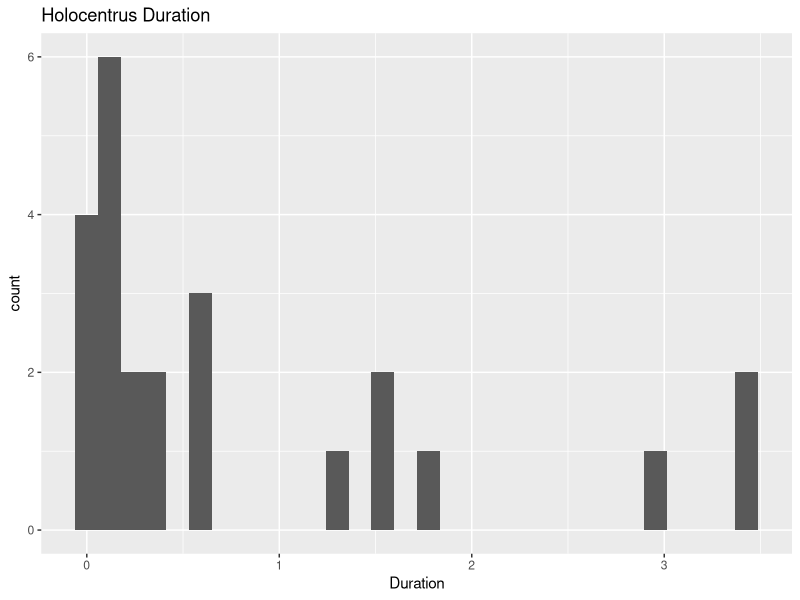
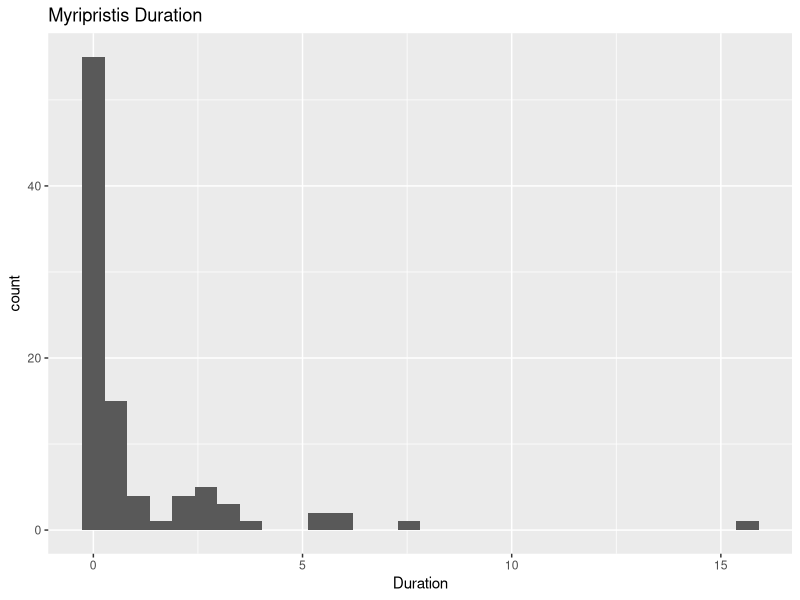
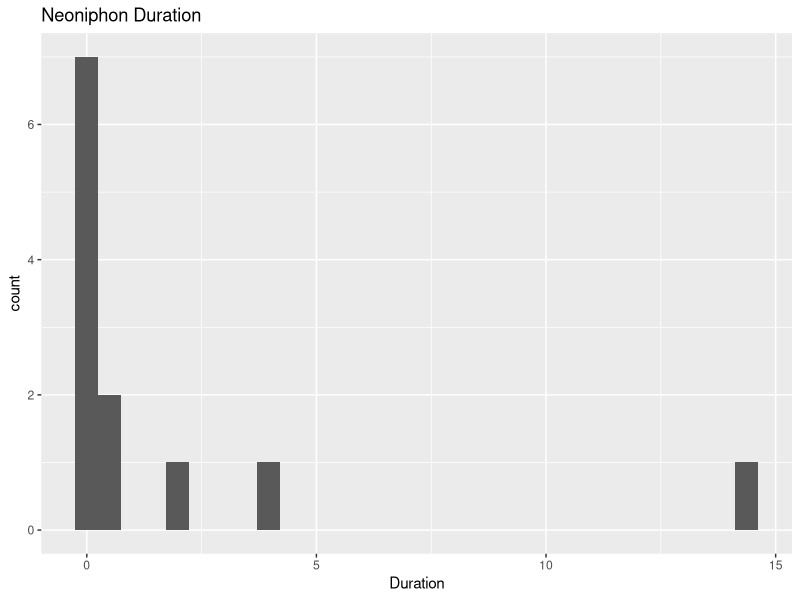
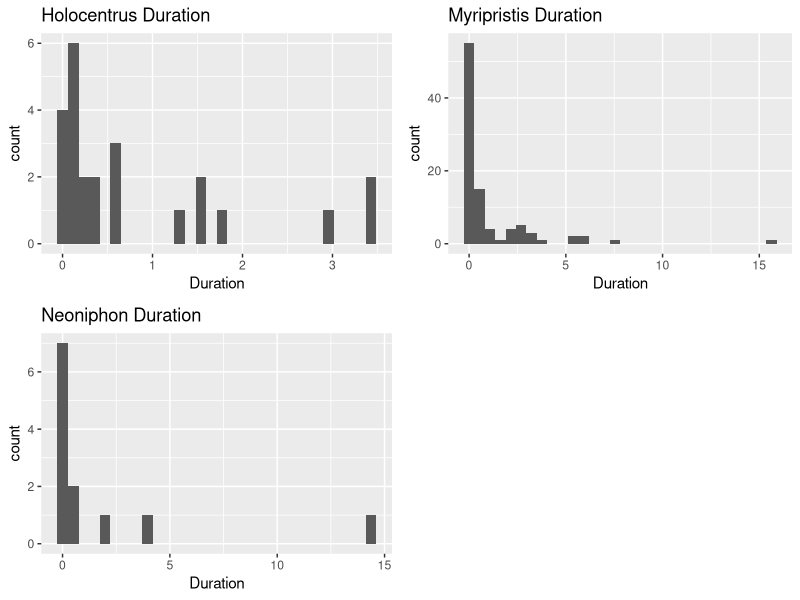
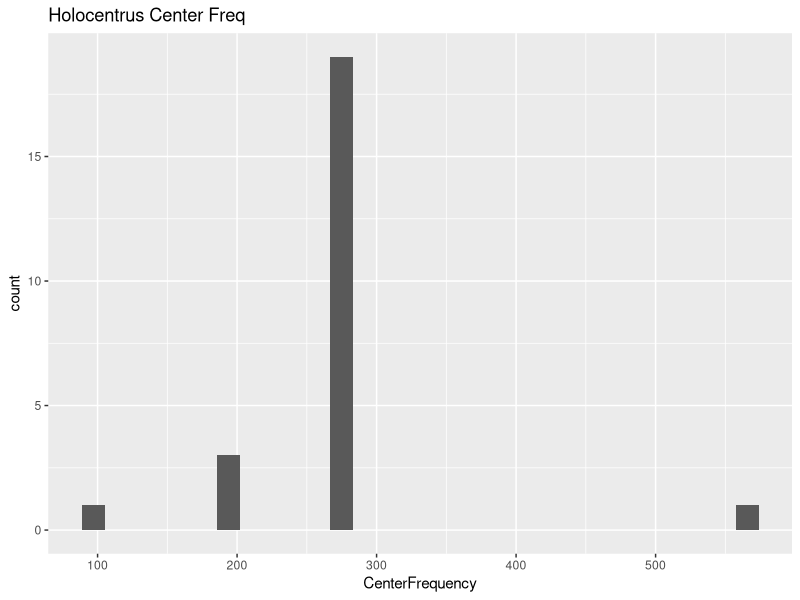
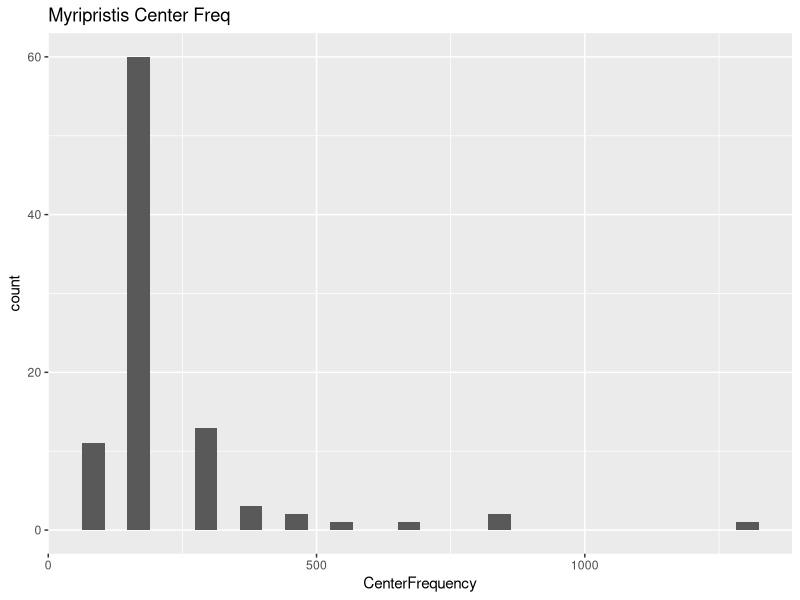
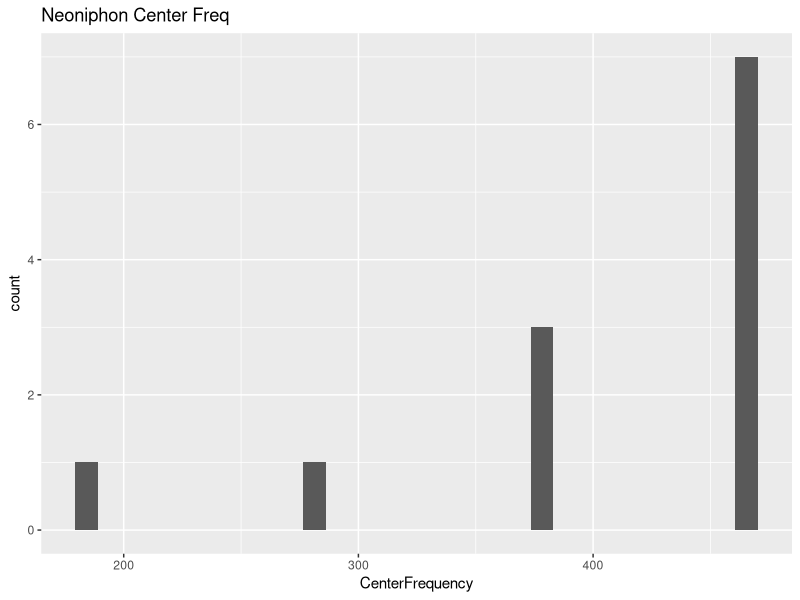
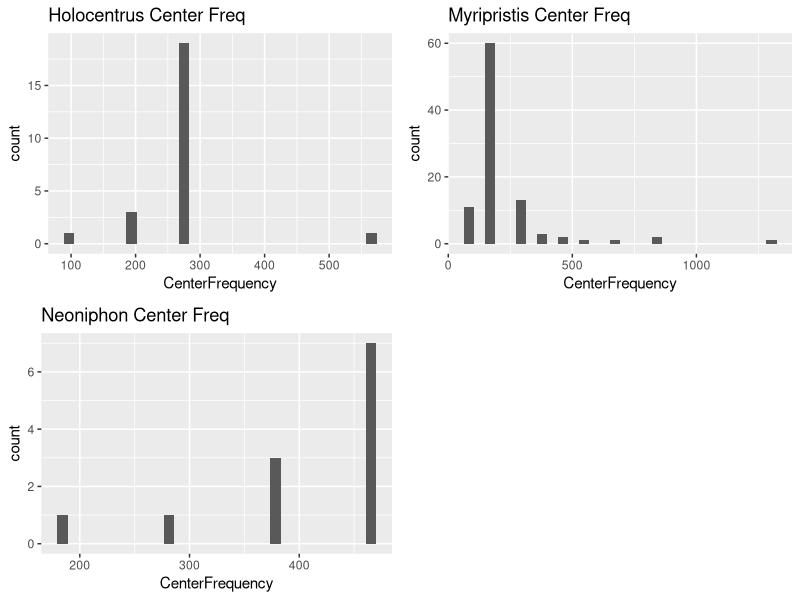

Generate these figures, in order, with R:
# load packages ------
library(tidyverse)
library(here)
library(skimr)
library(ggplot2)
library(gridExtra)

# read in data ------
fishsounds <- read.csv(here("data", 
                            "fishsounds.csv"))

# cleaning data -----
fishsounds_clean <- fishsounds |>
  mutate(behavior_clean = case_when(
    behavior== "1" ~ "warning",
    behavior== "2" ~ "territorial",
    behavior== "3" ~ "agonistic",
    behavior== "4" ~ "startle", 
    behavior== "5" ~ "courtship", 
    behavior== "6" ~ "unknown"))

fishsounds_clean <- fishsounds_clean|>
  rename(LowFrequency = Low.Freq..Hz.,
         HighFrequency = High.Freq..Hz.,
         LowFrequency = Low.Freq..Hz.,
         Duration = Dur.90...s.,
         CenterFrequency = Center.Freq..Hz.,
         PeakFrequency = Peak.Freq..Hz.,
         Bandwidth = BW.90...Hz.)
#singling out agonistic behavior
fishsounds_clean <- fishsounds_clean |>
  mutate(behavior_agonistic = case_when(
    behavior_clean == "agonistic" ~ "agonistic",
    TRUE ~ "not agonistic"))

glimpse(fishsounds_clean)

#standardizing for later 
#fishsounds_clean <- fishsounds_clean|>
#  mutate(across(c(LowFrequency, 
 #                 HighFrequency, 
  #                Duration, 
   #               CenterFrequency, 
    #              PeakFrequency, 
     #             Bandwith, 
      #            Pulses), 
       #         ~as.vector(scale(.))))


# histograms-----
#duration
holocentrusduration_histogram <- fishsounds_clean |>
  filter(genus == "Holocentrus") |>
  ggplot(aes(x = Duration)) +
  geom_histogram()+
  labs(title = "Holocentrus Duration")
holocentrusduration_histogram

myripristisduration_histogram <- fishsounds_clean |>
  filter(genus == "Myripristis") |>
  ggplot(aes(x = Duration)) +
  geom_histogram()+
  labs(title = "Myripristis Duration")
myripristisduration_histogram

neoniphonduration_histogram <- fishsounds_clean |>
  filter(genus == "Neoniphon") |>
  ggplot(aes(x = Duration)) +
  geom_histogram()+
  labs(title = "Neoniphon Duration")
neoniphonduration_histogram

grid.arrange(holocentrusduration_histogram,
             myripristisduration_histogram,
             neoniphonduration_histogram,
             ncol=2) 
#centerfreq
holocentruscenterfreq_histogram <- fishsounds_clean |>
  filter(genus == "Holocentrus") |>
  ggplot(aes(x = CenterFrequency)) +
  geom_histogram()+
  labs(title = "Holocentrus Center Freq")
holocentruscenterfreq_histogram

myripristiscenterfreq_histogram <- fishsounds_clean |>
  filter(genus == "Myripristis") |>
  ggplot(aes(x = CenterFrequency)) +
  geom_histogram()+
  labs(title = "Myripristis Center Freq")
myripristiscenterfreq_histogram

neoniphoncenterfreq_histogram <- fishsounds_clean |>
  filter(genus == "Neoniphon") |>
  ggplot(aes(x = CenterFrequency)) +
  geom_histogram()+
  labs(title = "Neoniphon Center Freq")
neoniphoncenterfreq_histogram

grid.arrange(holocentruscenterfreq_histogram,
             myripristiscenterfreq_histogram,
             neoniphoncenterfreq_histogram,
             ncol=2)
#peakfreq
myripristispeakfreq_histogram <- fishsounds_clean |>
  filter(genus == "Myripristis") |>
  ggplot(aes(x = PeakFrequency)) +
  geom_histogram()+
  labs(title = "Myripristis Peak Freq")
myripristispeakfreq_histogram

holocentruspeakfreq_histogram <- fishsounds_clean |>
  filter(genus == "Holocentrus") |>
  ggplot(aes(x = PeakFrequency)) +
  geom_histogram()+
  labs(title = "Holocentrus Peak Freq")
holocentruspeakfreq_histogram
  
neoniphonpeakfreq_histogram <- fishsounds_clean |>
  filter(genus == "Neoniphon") |>
  ggplot(aes(x = PeakFrequency)) +
  geom_histogram()+
  labs(title = "Neoniphon Peak Freq")
neoniphonpeakfreq_histogram

grid.arrange(holocentruspeakfreq_histogram,
             myripristispeakfreq_histogram,
             neoniphonpeakfreq_histogram,
             ncol=2)
#bandwidth
myripristisbandwidth_histogram <- fishsounds_clean |>
  filter(genus == "Myripristis") |>
  ggplot(aes(x = Bandwidth)) +
  geom_histogram()+
  labs(title = "Myripristis Bandwidth")
myripristisbandwidth_histogram

holocentrusbandwidth_histogram <- fishsounds_clean |>
  filter(genus == "Holocentrus") |>
  ggplot(aes(x = Bandwidth)) +
  geom_histogram()+
  labs(title = "Holocentrus Bandwidth")
holocentrusbandwidth_histogram

neoniphonbandwidth_histogram <- fishsounds_clean |>
  filter(genus == "Neoniphon") |>
  ggplot(aes(x = Bandwidth)) +
  geom_histogram()+
  labs(title = "Neoniphon Bandwidth")
neoniphonbandwidth_histogram

grid.arrange(holocentrusbandwidth_histogram,
             myripristisbandwidth_histogram,
             neoniphonbandwidth_histogram,
             ncol=2)
#pulse
myripristispulses_histogram <- fishsounds_clean |>
  filter(genus == "Myripristis") |>
  ggplot(aes(x = Pulses)) +
  geom_histogram()+
  labs(title = "Myripristis Pulse Count")
myripristispulses_histogram

holocentruspulses_histogram <- fishsounds_clean |>
  filter(genus == "Holocentrus") |>
  ggplot(aes(x = Pulses)) +
  geom_histogram()+
  labs(title = "Holocentrus Pulse Count")
holocentruspulses_histogram

neoniphonpulses_histogram <- fishsounds_clean |>
  filter(genus == "Neoniphon") |>
  ggplot(aes(x = Pulses)) +
  geom_histogram()+
  labs(title = "Neoniphon Pulse Count")


grid.arrange(holocentruspulses_histogram,
             myripristispulses_histogram,
             neoniphonpulses_histogram,
             ncol=2)

# mean overview-----
#general
mean_table <- fishsounds_clean|>
  group_by(genus)|>
  summarise(
    mean_duration = mean(Duration),
    sd_duration = sd(Duration),
    mean_centerfreq = mean(CenterFrequency),
    sd_centerfreq = sd(CenterFrequency),
    mean_peakfreq = mean(PeakFrequency),
    sd_peakfreq = sd(PeakFrequency),
    mean_bandwidth = mean(Bandwidth),
    sd_bandwidth = sd(Bandwidth),
    mean_pulses = mean(Pulses),
    sd_pulses = sd(Pulses))

print(mean_table)

#subfamily 
subfamilymean_table <- fishsounds_clean|>
  group_by(subfamily)|>
  summarise(
    mean_duration = mean(Duration),
    sd_duration = sd(Duration),
    mean_centerfreq = mean(CenterFrequency),
    sd_centerfreq = sd(CenterFrequency),
    mean_peakfreq = mean(PeakFrequency),
    sd_peakfreq = sd(PeakFrequency),
    mean_bandwidth = mean(Bandwidth),
    sd_bandwidth = sd(Bandwidth),
    mean_pulses = mean(Pulses),
    sd_pulses = sd(Pulses))

print(subfamilymean_table)

# general distribution-----
#duration
duration_general <- ggplot(fishsounds_clean, 
                           aes(x=genus, 
                               y=Duration, 
                               color=genus)) +
  geom_violin()+
  geom_point(position = position_jitter(seed = 1, 
                                        width = 0.2)) +
  theme(legend.position = "none")

#centerfreq
centerfreq_general <- ggplot(fishsounds_clean, 
                             aes(x=genus, 
                                 y=CenterFrequency, 
                                 color=genus)) +
  geom_violin()+
  geom_point(position = position_jitter(seed = 1, 
                                        width = 0.2)) +
  theme(legend.position = "none")

#peakfreq
peakfreq_general <- ggplot(fishsounds_clean, 
                           aes(x=genus, 
                               y=PeakFrequency, 
                               color=genus)) +
  geom_violin()+
  geom_point(position = position_jitter(seed = 1, 
                                        width = 0.2)) +
  theme(legend.position = "none")

#bandwidth
bandwidth_general<- ggplot(fishsounds_clean, 
                          aes(x=genus, 
                              y=Bandwidth, 
                              color=genus)) +
  geom_violin()+
  geom_point(position = position_jitter(seed = 1, 
                                        width = 0.2)) +
  theme(legend.position = "none")

#pulse count
pulsecount_general <- ggplot(fishsounds_clean, 
                             aes(x=genus, 
                                 y=Pulses, 
                                 color=genus)) +
  geom_violin()+
  geom_point(position = position_jitter(seed = 1, 
                                        width = 0.2)) +
  theme(legend.position = "none")

grid.arrange(duration_general, 
             centerfreq_general, 
             peakfreq_general, 
             bandwidth_general, 
             pulsecount_general, 
             ncol=2) 

# distribution fill = behavior -----
duration_generalbybehavior <- ggplot(fishsounds_clean, 
                                     aes(x=genus, 
                                         y=Duration)) +
  geom_violin()+
  geom_point(aes(color = behavior_clean),
             position = position_jitter(seed = 1, 
                                        width = 0.2))

#centerfreq
centerfreq_generalbybehavior <- ggplot(fishsounds_clean, 
                                       aes(x=genus, 
                                           y=CenterFrequency)) +
  geom_violin()+
  geom_point(aes(color = behavior_clean),
             position = position_jitter(seed = 1, 
                                        width = 0.2))

#peakfreq
peakfreq_generalbybehavior <- ggplot(fishsounds_clean, 
                                     aes(x=genus, 
                                         y=PeakFrequency)) +
  geom_violin()+
  geom_point(aes(color = behavior_clean),
             position = position_jitter(seed = 1, 
                                        width = 0.2))

#bandwidth
bandwidth_generalbybehavior <- ggplot(fishsounds_clean, 
                                     aes(x=genus, 
                                         y=Bandwidth)) +
  geom_violin()+
  geom_point(aes(color = behavior_clean),
             position = position_jitter(seed = 1, 
                                        width = 0.2))

#pulse count
pulsecount_generalbybehavior <- ggplot(fishsounds_clean, 
                                       aes(x=genus, 
                                           y=Pulses)) +
  geom_violin()+
  geom_point(aes(color = behavior_clean),
             position = position_jitter(seed = 1, 
                                        width = 0.2))

grid.arrange(duration_generalbybehavior, 
             centerfreq_generalbybehavior, 
             peakfreq_generalbybehavior, 
             bandwidth_generalbybehavior, 
             pulsecount_generalbybehavior, 
             ncol=2) 

# subfamily distribution ---- 
#duration
duration_generalsubfamily <- ggplot(fishsounds_clean, 
                           aes(x=subfamily, 
                               y=Duration, 
                               color=subfamily)) +
  geom_violin()+
  geom_point(position = position_jitter(seed = 1, 
                                        width = 0.2)) +
  theme(legend.position = "none")

#centerfreq
centerfreq_generalsubfamily <- ggplot(fishsounds_clean, 
                             aes(x=subfamily, 
                                 y=CenterFrequency, 
                                 color=subfamily)) +
  geom_violin()+
  geom_point(position = position_jitter(seed = 1, 
                                        width = 0.2)) +
  theme(legend.position = "none")

#peakfreq
peakfreq_generalsubfamily <- ggplot(fishsounds_clean, 
                           aes(x=subfamily, 
                               y=PeakFrequency, 
                               color=subfamily)) +
  geom_violin()+
  geom_point(position = position_jitter(seed = 1, 
                                        width = 0.2)) +
  theme(legend.position = "none")

#bandwidth
bandwidth_generalsubfamily<- ggplot(fishsounds_clean, 
                           aes(x=subfamily, 
                               y=Bandwidth, 
                               color=subfamily)) +
  geom_violin()+
  geom_point(position = position_jitter(seed = 1, 
                                        width = 0.2)) +
  theme(legend.position = "none")

#pulse count
pulsecount_generalsubfamily <- ggplot(fishsounds_clean, 
                             aes(x=subfamily, 
                                 y=Pulses, 
                                 color=subfamily)) +
  geom_violin()+
  geom_point(position = position_jitter(seed = 1, 
                                        width = 0.2)) +
  theme(legend.position = "none")

grid.arrange(duration_generalsubfamily, 
             centerfreq_generalsubfamily, 
             peakfreq_generalsubfamily, 
             bandwidth_generalsubfamily, 
             pulsecount_generalsubfamily, 
             ncol=2) 

# subfamily agonistic distribution ----
#mean table 
fishsounds_clean|>
  group_by(subfamily)|>
  count(behavior_agonistic)

#mean table
mean_table_agonisticsubfamily <- fishsounds_clean|>
  group_by(subfamily)|>
  filter(behavior_clean == "agonistic")|>
  summarise(
    mean_duration = mean(Duration),
    sd_duration = sd(Duration),
    mean_centerfreq = mean(CenterFrequency),
    sd_centerfreq = sd(CenterFrequency),
    mean_peakfreq = mean(PeakFrequency),
    sd_peakfreq = sd(PeakFrequency),
    mean_bandwidth = mean(Bandwidth),
    sd_bandwidth = sd(Bandwidth),
    mean_pulses = mean(Pulses),
    sd_pulses = sd(Pulses))

print(mean_table_agonisticsubfamily)
#duration
duration_agonisticsubfamily <- ggplot(
  fishsounds_clean|>
    filter(behavior_clean == "agonistic"),
  aes(x = subfamily, 
      y = Duration,
      color = subfamily)) +
  geom_violin()+
  geom_point(position = position_jitter(seed = 1, 
                                        width = 0.2))+
  theme(legend.position = "none")

#centerfreq
centerfreq_agonisticsubfamily <- ggplot(
  fishsounds_clean|>
    filter(behavior_clean == "agonistic"),
  aes(x = subfamily, 
      y = CenterFrequency,
      color = subfamily)) +
  geom_violin()+
  geom_point(position = position_jitter(seed = 1, 
                                        width = 0.2))+
  theme(legend.position = "none")

#peakfreq
peakfreq_agonisticsubfamily <- ggplot(
  fishsounds_clean|>
    filter(behavior_clean == "agonistic"),
  aes(x = subfamily, 
      y = PeakFrequency,
      color = subfamily)) +
  geom_violin()+
  geom_point(position = position_jitter(seed = 1, 
                                        width = 0.2))+
  theme(legend.position = "none")

#bandwidth
bandwidth_agonisticsubfamily <- ggplot(
  fishsounds_clean|>
    filter(behavior_clean == "agonistic"),
  aes(x = subfamily, 
      y = Bandwidth,
      color = subfamily)) +
  geom_violin()+
  geom_point(position = position_jitter(seed = 1, 
                                        width = 0.2))+
  theme(legend.position = "none")

#pulse count
pulsecount_agonisticsubfamily <- ggplot(
  fishsounds_clean|>
    filter(behavior_clean == "agonistic"),
  aes(x = subfamily, 
      y = Pulses,
      color = subfamily)) +
  geom_violin()+
  geom_point(position = position_jitter(seed = 1, 
                                        width = 0.2))+
  theme(legend.position = "none")

grid.arrange(duration_agonisticsubfamily, 
             centerfreq_agonisticsubfamily, 
             peakfreq_agonisticsubfamily, 
             bandwidth_agonisticsubfamily, 
             pulsecount_agonisticsubfamily, 
             ncol=2)


# distribution fill = agonistic or no ----
#duration
duration_generalbyagonistic <- ggplot(fishsounds_clean, 
                                      aes(x=genus, 
                                          y=Duration)) +
  geom_violin()+
  geom_point(aes(color = behavior_agonistic),
             position = position_jitter(seed = 1, 
                                        width = 0.2))

#centerfreq
centerfreq_generalbyagonistic <- ggplot(fishsounds_clean, 
                                        aes(x=genus, 
                                            y=CenterFrequency)) +
  geom_violin()+
  geom_point(aes(color = behavior_agonistic),
             position = position_jitter(seed = 1, 
                                        width = 0.2))

#peakfreq
peakfreq_generalbyagonistic <- ggplot(fishsounds_clean, 
                                      aes(x=genus, 
                                          y=PeakFrequency)) +
  geom_violin()+
  geom_point(aes(color = behavior_agonistic),
             position = position_jitter(seed = 1, 
                                        width = 0.2))

#bandwidth
bandwidth_generalbyagonistic <- ggplot(fishsounds_clean, 
                                      aes(x=genus, 
                                          y=Bandwidth)) +
  geom_violin()+
  geom_point(aes(color = behavior_agonistic),
             position = position_jitter(seed = 1, 
                                        width = 0.2))

#pulse count
pulsecount_generalbyagonistic <- ggplot(fishsounds_clean, 
                                        aes(x=genus, 
                                            y=Pulses)) +
  geom_violin()+
  geom_point(aes(color = behavior_agonistic),
             position = position_jitter(seed = 1, 
                                        width = 0.2))

grid.arrange(duration_generalbyagonistic, 
             centerfreq_generalbyagonistic, 
             peakfreq_generalbyagonistic, 
             bandwidth_generalbyagonistic, 
             pulsecount_generalbyagonistic, 
             ncol=2) 

# agonistic mean -----
fishsounds_clean|>
  group_by(genus)|>
  count(behavior_agonistic)

#mean table
mean_table_agonistic <- fishsounds_clean|>
  group_by(genus)|>
  filter(behavior_clean == "agonistic")|>
  summarise(
    mean_duration = mean(Duration),
    sd_duration = sd(Duration),
    mean_centerfreq = mean(CenterFrequency),
    sd_centerfreq = sd(CenterFrequency),
    mean_peakfreq = mean(PeakFrequency),
    sd_peakfreq = sd(PeakFrequency),
    mean_bandwidth = mean(Bandwidth),
    sd_bandwidth = sd(Bandwidth),
    mean_pulses = mean(Pulses),
    sd_pulses = sd(Pulses))


# agonistic distribution ----
#duration
duration_agonistic <- ggplot(
  fishsounds_clean|>
    filter(behavior_clean == "agonistic"),
  aes(x = genus, 
      y = Duration,
      color = genus)) +
  geom_violin()+
  geom_point(position = position_jitter(seed = 1, 
                                        width = 0.2))+
  theme(legend.position = "none")
            
#centerfreq
centerfreq_agonistic <- ggplot(
  fishsounds_clean|>
    filter(behavior_clean == "agonistic"),
  aes(x = genus, 
      y = CenterFrequency,
      color = genus)) +
  geom_violin()+
  geom_point(position = position_jitter(seed = 1, 
                                        width = 0.2))+
  theme(legend.position = "none")

#peakfreq
peakfreq_agonistic <- ggplot(
  fishsounds_clean|>
    filter(behavior_clean == "agonistic"),
  aes(x = genus, 
      y = PeakFrequency,
      color = genus)) +
  geom_violin()+
  geom_point(position = position_jitter(seed = 1, 
                                        width = 0.2))+
  theme(legend.position = "none")

#bandwidth
bandwidth_agonistic <- ggplot(
  fishsounds_clean|>
    filter(behavior_clean == "agonistic"),
  aes(x = genus, 
      y = Bandwidth,
      color = genus)) +
  geom_violin()+
  geom_point(position = position_jitter(seed = 1, 
                                        width = 0.2))+
  theme(legend.position = "none")

#pulse count
pulsecount_agonistic <- ggplot(
  fishsounds_clean|>
    filter(behavior_clean == "agonistic"),
  aes(x = genus, 
      y = Pulses,
      color = genus)) +
  geom_violin()+
  geom_point(position = position_jitter(seed = 1, 
                                        width = 0.2))+
  theme(legend.position = "none")

grid.arrange(duration_agonistic, 
             centerfreq_agonistic, 
             peakfreq_agonistic, 
             bandwidth_agonistic, 
             pulsecount_agonistic, 
             ncol=2)


# pulse duration regression ------
#total
ggplot(fishsounds_clean,
       aes(x = Duration,
           y = Pulses))+
  geom_point()+
  geom_smooth(method = 'lm', se = F)

pulsedurationFit <- lm(Pulses ~ Duration, 
   data = fishsounds_clean)

summary(pulsedurationFit)
#filtered by genus
ggplot(fishsounds_clean,
       aes(x = Duration,
           y = Pulses,
           color = genus))+
  geom_point()+
  geom_smooth(method = 'lm', se = F)

#regressions
pulsedurationFit_holocentrus <- lm(Pulses ~ Duration,
                                   data = fishsounds_clean|>
                                     filter(genus == "Holocentrus"))
summary(pulsedurationFit_holocentrus)

pulsedurationFit_myripristis <- lm(Pulses ~ Duration,
                               data = fishsounds_clean|>
                                 filter(genus == "Myripristis"))
summary(pulsedurationFit_myripristis)

pulsedurationFit_neoniphon <- lm(Pulses ~ Duration, 
                                 data = fishsounds_clean|>
                                   filter(genus == "Neoniphon"))
summary(pulsedurationFit_neoniphon)

# bandwidth duration -----
#total
ggplot(fishsounds_clean,
       aes(x = Duration,
           y = Bandwidth))+
  geom_point()+
  geom_smooth(method = 'lm', se = F)

bandwidthdurationFit <- lm(Bandwidth ~ Duration, 
                       data = fishsounds_clean)
summary(bandwidthdurationFit)

summary(bandwidthdurationFit)
#filtered by genus
ggplot(fishsounds_clean,
       aes(x = Duration,
           y = Bandwidth,
           color = genus))+
  geom_point()+
  geom_smooth(method = 'lm', se = F)

#regressions
bandwidthdurationFit_holocentrus <- lm(Bandwidth ~ Duration,
                                   data = fishsounds_clean|>
                                     filter(genus == "Holocentrus"))
summary(bandwidthdurationFit_holocentrus)

bandwidthdurationFit_myripristis <- lm(Bandwidth ~ Duration,
                                   data = fishsounds_clean|>
                                     filter(genus == "Myripristis"))
summary(bandwidthdurationFit_myripristis)

bandwidthdurationFit_neoniphon <- lm(Bandwidth ~ Duration, 
                                 data = fishsounds_clean|>
                                   filter(genus == "Neoniphon"))
summary(bandwidthdurationFit_neoniphon)
# bandwidth pulse duration -----
#total
ggplot(fishsounds_clean,
       aes(x = Pulses,
           y = Bandwidth))+
  geom_point()+
  geom_smooth(method = 'lm', se = F)

bandwidthpulseFit <- lm(Bandwidth ~ Pulses, 
                           data = fishsounds_clean)
summary(bandwidthpulseFit)

summary(bandwidthpulseFit)
#filtered by genus
ggplot(fishsounds_clean,
       aes(x = Pulses,
           y = Bandwidth,
           color = genus))+
  geom_point()+
  geom_smooth(method = 'lm', se = F)

#regressions
bandwidthpulseFit_holocentrus <- lm(Bandwidth ~ Pulses,
                                       data = fishsounds_clean|>
                                         filter(genus == "Holocentrus"))
summary(bandwidthpulseFit_holocentrus)

bandwidthpulseFit_myripristis <- lm(Bandwidth ~ Pulses,
                                       data = fishsounds_clean|>
                                         filter(genus == "Myripristis"))
summary(bandwidthpulseFit_myripristis)

bandwidthpulseFit_neoniphon <- lm(Bandwidth ~ Pulses, 
                                     data = fishsounds_clean|>
                                       filter(genus == "Neoniphon"))
summary(bandwidthpulseFit_neoniphon)


# linear regression per genus-----
peakfreqregression <- lm(PeakFrequency ~ genus, data = fishsounds_clean)
summary(peakfreqregression)

centerfreqregression <- lm(CenterFrequency ~ genus, data = fishsounds_clean)
summary(centerfreqregression)

durationregression <- lm(Duration ~ genus, data = fishsounds_clean)
summary(durationregression)


bandwidthregression <- lm(Bandwidth ~ genus, data = fishsounds_clean)
summary(bandwidthregression)

pulseregression <- lm(Pulses ~ genus, data = fishsounds_clean)
summary(pulseregression)

# no difference in agonistic sounds ----
#duration
#not significant
oneway.test(Duration ~ behavior_agonistic, 
            data = fishsounds_clean, 
            var.equal = FALSE)

#centerfreq
#not significant
oneway.test(CenterFrequency ~ behavior_agonistic, 
            data = fishsounds_clean, 
            var.equal = FALSE)

#peakfreq
#not significant
oneway.test(PeakFrequency ~ behavior_agonistic, 
            data = fishsounds_clean, 
            var.equal = FALSE)

#bandwidth
#not significant
oneway.test(Bandwidth ~ behavior_agonistic, 
            data = fishsounds_clean, 
            var.equal = FALSE)

#pulses
#not significant
oneway.test(Pulses ~ behavior_agonistic, 
            data = fishsounds_clean, 
            var.equal = FALSE)

#posthoc tests

# anova per genus-----
#duration
#not significant
oneway.test(Duration ~ genus, 
            data = fishsounds_clean, 
            var.equal = FALSE)
#peakfreq
#significant
oneway.test(PeakFrequency ~ genus, 
            data = fishsounds_clean, 
            var.equal = FALSE)
#centerfreq
#significant
oneway.test(CenterFrequency ~ genus, 
            data = fishsounds_clean, 
            var.equal = FALSE)
#bandwidth
#significant
oneway.test(Bandwidth ~ genus, 
            data = fishsounds_clean, 
            var.equal = FALSE)
#pulse count
#not significant
oneway.test(Pulses ~ genus, 
            data = fishsounds_clean, 
            var.equal = FALSE)
#post hoc results 
#centerfreq
pairwise.t.test(fishsounds_clean$CenterFrequency, 
                fishsounds_clean$genus, 
                p.adjust.method = "bonferroni", 
                pool.sd = FALSE)

#peakfreq
pairwise.t.test(fishsounds_clean$PeakFrequency, 
                fishsounds_clean$genus, 
                p.adjust.method = "bonferroni", 
                pool.sd = FALSE)

#bandwidth
pairwise.t.test(fishsounds_clean$Bandwidth, 
                fishsounds_clean$genus, 
                p.adjust.method = "bonferroni", 
                pool.sd = FALSE)


# pca----

#this is the pca step
pr.out <- fishsounds_clean |>
  select(Duration, CenterFrequency, PeakFrequency, Bandwidth, Pulses) |>
  prcomp(, scale = T)

#proportion of variance explained by each PC
summary(pr.out)

#loadings: how much each variable contributes to each PC
pr.out$rotations

head(pr.out)

#this graphs 
biplot(pr.out)

#this plots the first two PCs, color by species
plot(pr.out$x[,1:2], 
     col =as.numeric(factor(fishsounds_clean$genus)), 
     pch = 19)
legend("topright", 
       legend = levels(factor(fishsounds_clean$genus)), 
       col = 1:3, 
       pch = 19)

#correlation 
cor(fishsounds_clean$CenterFrequency, fishsounds_clean$PeakFrequency)

regression <- lm(CenterFrequency ~ PeakFrequency, data = fishsounds_clean)
summary(regression)
#inch resting
